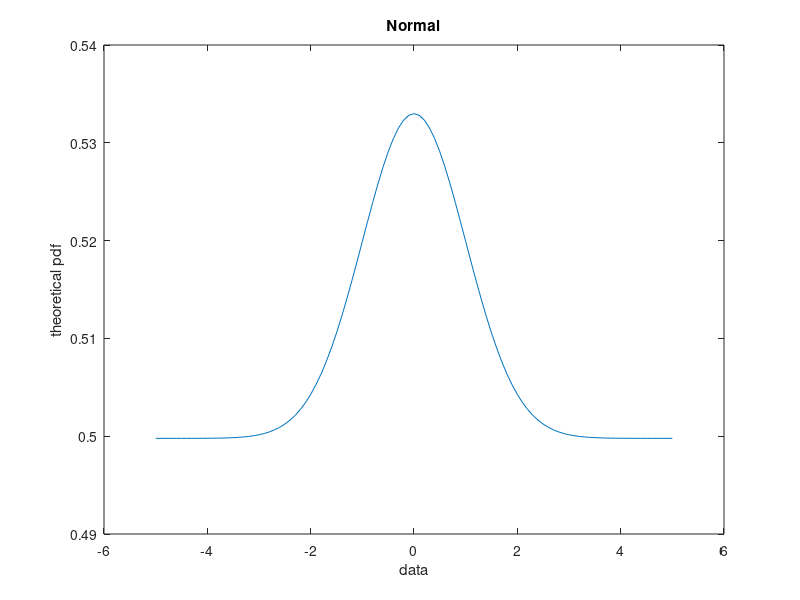
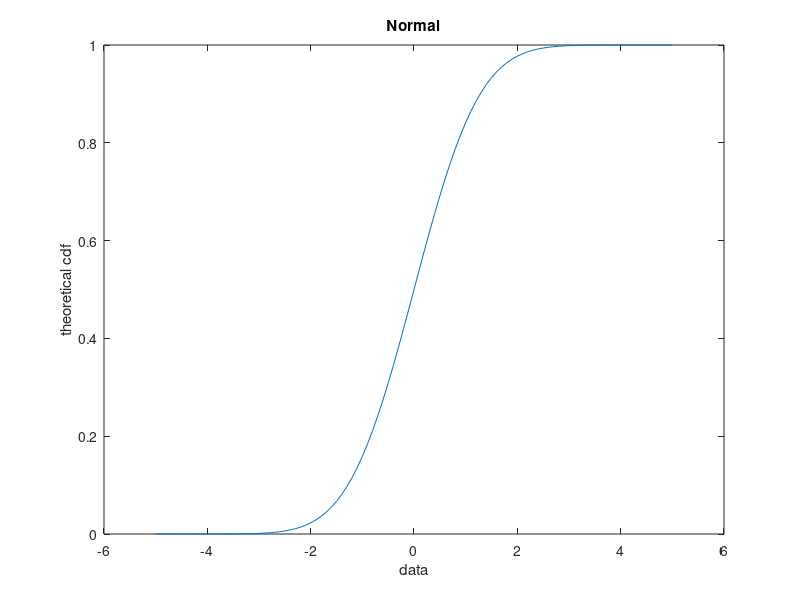
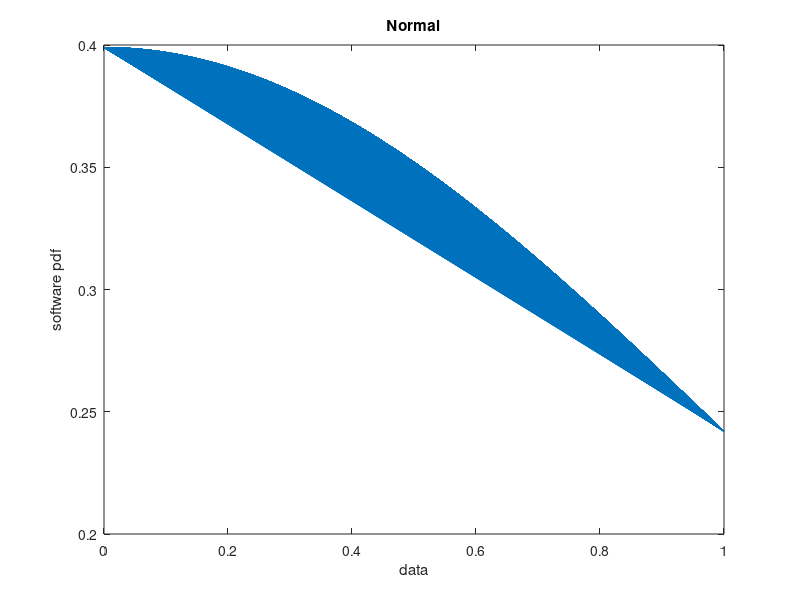
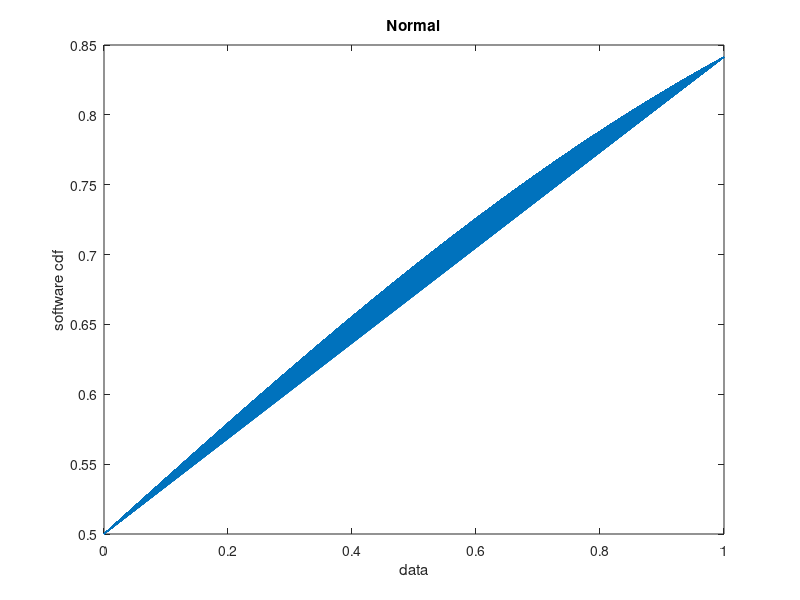

The MATLAB source for these figures, in order:
% [+] AmirHossein Aliyan
% [+] 991771231


% clear output and previous vars
clc
clear all


% define N, X and dist object
N = 100000;
X = rand(1, N);
mu = 0;
sigma = 1;
pd = makedist('Normal', 'mu', mu, 'sigma', sigma);

% avg, var and corr
average = mean(X);
variance = var(X);
correlation = variance + (average).^2;

% compute pdf, cdf by theory
range = -5:0.1:5;
PDFTHEORY = average + variance .* (1 ./ sqrt(2.*pi)) .* exp((-1 ./ 2) .* (range.^2));
CDFTHEORY = (1./2) .* (1 + erf(range./sqrt(2)))

% compute pdf, cdf by software
PDFSOFT = pdf(pd, X);
CDFSOFT = cdf(pd, X);

% draw cdf and pdf
figure; plot(range, PDFTHEORY); xlabel('data'); ylabel('theoretical pdf'); title('Normal');
figure; plot(range, CDFTHEORY); xlabel('data'); ylabel('theoretical cdf'); title('Normal');
figure; plot(X, PDFSOFT); xlabel('data'); ylabel('software pdf'); title('Normal');
figure; plot(X, CDFSOFT); xlabel('data'); ylabel('software cdf'); title('Normal');


disp(['average  : ' num2str(average)]);
disp(['variance : ' num2str(variance)]);
disp(['correlation : ' num2str(correlation)]);
